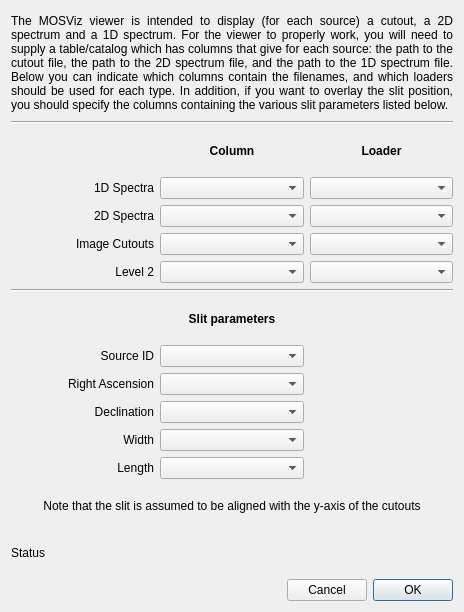
<?xml version="1.0" encoding="UTF-8"?>
<ui version="4.0">
 <class>Dialog</class>
 <widget class="QDialog" name="Dialog">
  <property name="geometry">
   <rect>
    <x>0</x>
    <y>0</y>
    <width>464</width>
    <height>612</height>
   </rect>
  </property>
  <property name="windowTitle">
   <string>Dialog</string>
  </property>
  <layout class="QVBoxLayout" name="verticalLayout">
   <item>
    <layout class="QGridLayout" name="gridLayout">
     <item row="3" column="0">
      <widget class="QLabel" name="label_2">
       <property name="text">
        <string>1D Spectra</string>
       </property>
       <property name="alignment">
        <set>Qt::AlignRight|Qt::AlignTrailing|Qt::AlignVCenter</set>
       </property>
      </widget>
     </item>
     <item row="4" column="0">
      <widget class="QLabel" name="label_3">
       <property name="text">
        <string>2D Spectra</string>
       </property>
       <property name="alignment">
        <set>Qt::AlignRight|Qt::AlignTrailing|Qt::AlignVCenter</set>
       </property>
      </widget>
     </item>
     <item row="11" column="0">
      <widget class="QLabel" name="label_9">
       <property name="text">
        <string>Declination</string>
       </property>
       <property name="alignment">
        <set>Qt::AlignRight|Qt::AlignTrailing|Qt::AlignVCenter</set>
       </property>
      </widget>
     </item>
     <item row="10" column="0">
      <widget class="QLabel" name="label_8">
       <property name="text">
        <string>Right Ascension</string>
       </property>
       <property name="alignment">
        <set>Qt::AlignRight|Qt::AlignTrailing|Qt::AlignVCenter</set>
       </property>
      </widget>
     </item>
     <item row="11" column="1">
      <widget class="QComboBox" name="combosel_slit_dec"/>
     </item>
     <item row="5" column="0">
      <widget class="QLabel" name="label_4">
       <property name="text">
        <string>Image Cutouts</string>
       </property>
       <property name="alignment">
        <set>Qt::AlignRight|Qt::AlignTrailing|Qt::AlignVCenter</set>
       </property>
      </widget>
     </item>
     <item row="15" column="0" colspan="3">
      <widget class="QLabel" name="label_status">
       <property name="text">
        <string>Status</string>
       </property>
       <property name="wordWrap">
        <bool>true</bool>
       </property>
      </widget>
     </item>
     <item row="3" column="1">
      <widget class="QComboBox" name="combosel_spectrum1d"/>
     </item>
     <item row="5" column="1">
      <widget class="QComboBox" name="combosel_cutout"/>
     </item>
     <item row="7" column="0" colspan="3">
      <widget class="Line" name="line_3">
       <property name="orientation">
        <enum>Qt::Horizontal</enum>
       </property>
      </widget>
     </item>
     <item row="5" column="2">
      <widget class="QComboBox" name="combosel_loader_cutout"/>
     </item>
     <item row="4" column="2">
      <widget class="QComboBox" name="combosel_loader_spectrum2d"/>
     </item>
     <item row="12" column="0">
      <widget class="QLabel" name="label_10">
       <property name="text">
        <string>Width</string>
       </property>
       <property name="alignment">
        <set>Qt::AlignRight|Qt::AlignTrailing|Qt::AlignVCenter</set>
       </property>
      </widget>
     </item>
     <item row="1" column="0" colspan="3">
      <widget class="Line" name="line">
       <property name="orientation">
        <enum>Qt::Horizontal</enum>
       </property>
      </widget>
     </item>
     <item row="14" column="0" colspan="3">
      <widget class="QLabel" name="label_12">
       <property name="text">
        <string>Note that the slit is assumed to be aligned with the y-axis of the cutouts</string>
       </property>
       <property name="alignment">
        <set>Qt::AlignCenter</set>
       </property>
      </widget>
     </item>
     <item row="2" column="1">
      <widget class="QLabel" name="label_5">
       <property name="font">
        <font>
         <weight>75</weight>
         <bold>true</bold>
        </font>
       </property>
       <property name="text">
        <string>Column</string>
       </property>
       <property name="alignment">
        <set>Qt::AlignCenter</set>
       </property>
      </widget>
     </item>
     <item row="4" column="1">
      <widget class="QComboBox" name="combosel_spectrum2d"/>
     </item>
     <item row="12" column="1">
      <widget class="QComboBox" name="combosel_slit_width"/>
     </item>
     <item row="13" column="1">
      <widget class="QComboBox" name="combosel_slit_length"/>
     </item>
     <item row="2" column="2">
      <widget class="QLabel" name="label_6">
       <property name="font">
        <font>
         <weight>75</weight>
         <bold>true</bold>
        </font>
       </property>
       <property name="text">
        <string>Loader</string>
       </property>
       <property name="alignment">
        <set>Qt::AlignCenter</set>
       </property>
      </widget>
     </item>
     <item row="8" column="1">
      <widget class="QLabel" name="label_7">
       <property name="font">
        <font>
         <weight>75</weight>
         <bold>true</bold>
        </font>
       </property>
       <property name="text">
        <string>Slit parameters</string>
       </property>
       <property name="alignment">
        <set>Qt::AlignCenter</set>
       </property>
      </widget>
     </item>
     <item row="13" column="0">
      <widget class="QLabel" name="label_11">
       <property name="text">
        <string>Length</string>
       </property>
       <property name="alignment">
        <set>Qt::AlignRight|Qt::AlignTrailing|Qt::AlignVCenter</set>
       </property>
      </widget>
     </item>
     <item row="0" column="0" colspan="3">
      <widget class="QLabel" name="label">
       <property name="sizePolicy">
        <sizepolicy hsizetype="Preferred" vsizetype="Minimum">
         <horstretch>0</horstretch>
         <verstretch>0</verstretch>
        </sizepolicy>
       </property>
       <property name="minimumSize">
        <size>
         <width>436</width>
         <height>104</height>
        </size>
       </property>
       <property name="font">
        <font>
         <weight>50</weight>
         <bold>false</bold>
        </font>
       </property>
       <property name="text">
        <string>The MOSViz viewer is intended to display (for each source) a cutout, a 2D spectrum and a 1D spectrum. For the viewer to properly work, you will need to supply a table/catalog which has columns that give for each source: the path to the cutout file, the path to the 2D spectrum file, and the path to the 1D spectrum file. Below you can indicate which columns contain the filenames, and which loaders should be used for each type. In addition, if you want to overlay the slit position, you should specify the columns containing the various slit parameters listed below.</string>
       </property>
       <property name="alignment">
        <set>Qt::AlignJustify|Qt::AlignVCenter</set>
       </property>
       <property name="wordWrap">
        <bool>true</bool>
       </property>
      </widget>
     </item>
     <item row="10" column="1">
      <widget class="QComboBox" name="combosel_slit_ra"/>
     </item>
     <item row="3" column="2">
      <widget class="QComboBox" name="combosel_loader_spectrum1d"/>
     </item>
     <item row="9" column="0">
      <widget class="QLabel" name="label_13">
       <property name="text">
        <string>Source ID</string>
       </property>
       <property name="alignment">
        <set>Qt::AlignRight|Qt::AlignTrailing|Qt::AlignVCenter</set>
       </property>
      </widget>
     </item>
     <item row="9" column="1">
      <widget class="QComboBox" name="combosel_source_id"/>
     </item>
     <item row="6" column="0">
      <widget class="QLabel" name="label_14">
       <property name="text">
        <string>Level 2</string>
       </property>
       <property name="alignment">
        <set>Qt::AlignRight|Qt::AlignTrailing|Qt::AlignVCenter</set>
       </property>
      </widget>
     </item>
     <item row="6" column="1">
      <widget class="QComboBox" name="combosel_level2"/>
     </item>
     <item row="6" column="2">
      <widget class="QComboBox" name="combosel_loader_level2"/>
     </item>
    </layout>
   </item>
   <item>
    <layout class="QHBoxLayout" name="horizontalLayout">
     <item>
      <spacer name="horizontalSpacer">
       <property name="orientation">
        <enum>Qt::Horizontal</enum>
       </property>
       <property name="sizeHint" stdset="0">
        <size>
         <width>40</width>
         <height>20</height>
        </size>
       </property>
      </spacer>
     </item>
     <item>
      <widget class="QPushButton" name="button_cancel">
       <property name="text">
        <string>Cancel</string>
       </property>
      </widget>
     </item>
     <item>
      <widget class="QPushButton" name="button_ok">
       <property name="text">
        <string>OK</string>
       </property>
       <property name="default">
        <bool>true</bool>
       </property>
       <property name="flat">
        <bool>false</bool>
       </property>
      </widget>
     </item>
    </layout>
   </item>
  </layout>
 </widget>
 <resources/>
 <connections/>
</ui>
